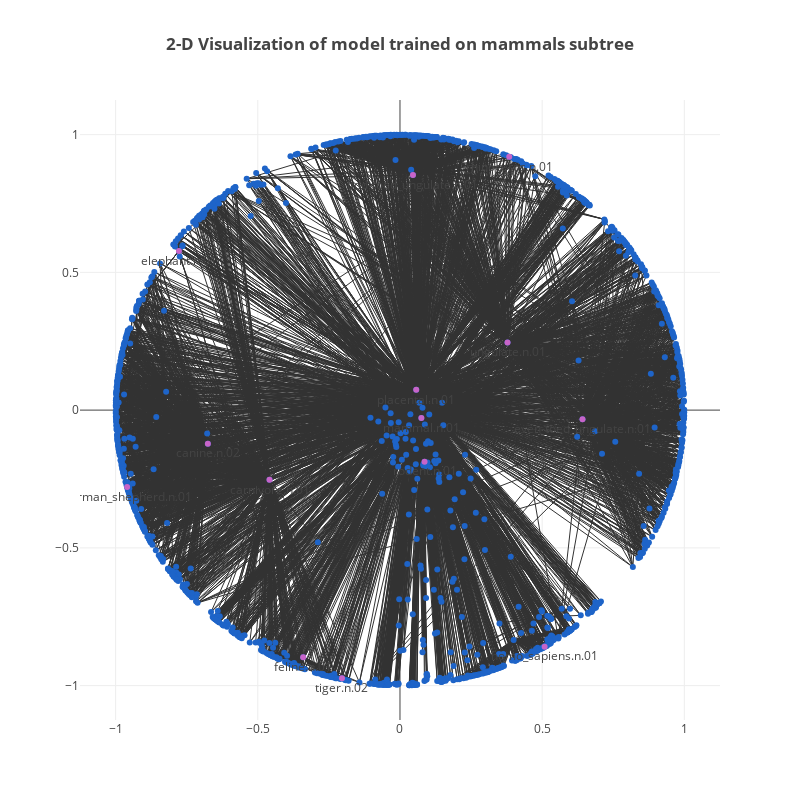

Notebook cell for this chart:
### Code cell
figure_title = """
<b>2-D Visualization of model trained on mammals subtree</b><br>
"""
iplot(poincare_2d_visualization(model, mammal_tree, figure_title, show_node_labels=show_node_labels))

### Figure 1 — Plotly figure (JSON) as saved in the notebook; plotly's stock layout.template omitted (floating-point values rounded to 4 significant figures; data arrays with more than 128 entries replaced by an {"elided": "..."} marker saying what was removed)
{"data": [{"hoverinfo": false, "line": {"color": "rgb(50,50,50)", "width": 1}, "mode": "line", "type": "scatter", "x": {"elided": "16866 float values"}, "y": {"elided": "16866 float values"}}, {"marker": {"color": "rgb(30, 100, 200)"}, "mode": "markers", "text": {"elided": "1182 str values"}, "textposition": "bottom", "type": "scatter", "x": {"elided": "1182 float values"}, "y": {"elided": "1182 float values"}}, {"marker": {"color": "rgb(200, 100, 200)"}, "mode": "markers+text", "text": ["mammal.n.01", "placental.n.01", "ungulate.n.01", "carnivore.n.01", "rodent.n.01", "canine.n.02", "even-toed_ungulate.n.01", "odd-toed_ungulate.n.01", "elephant.n.01", "rhinoceros.n.01", "german_shepherd.n.01", "feline.n.01", "tiger.n.02", "homo_sapiens.n.01"], "textposition": "bottom", "type": "scatter", "x": [0.07513, 0.05709, 0.3781, -0.4588, 0.08646, -0.6756, 0.6418, 0.04559, -0.7774, 0.3842, -0.9595, -0.3405, -0.204, 0.5087], "y": [-0.02859, 0.07384, 0.2455, -0.2528, -0.187, -0.1217, -0.03295, 0.8533, 0.5777, 0.9195, -0.2795, -0.8973, -0.9734, -0.8588]}], "layout": {"height": 800, "hovermode": "closest", "showlegend": false, "title": "\n<b>2-D Visualization of model trained on mammals subtree</b><br>\n", "width": 800}}
